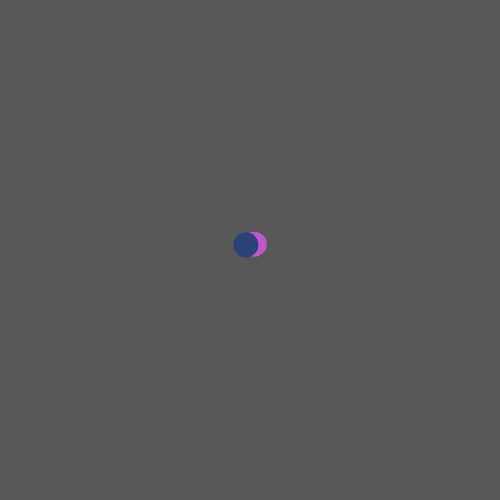
Frame 1 (no input)
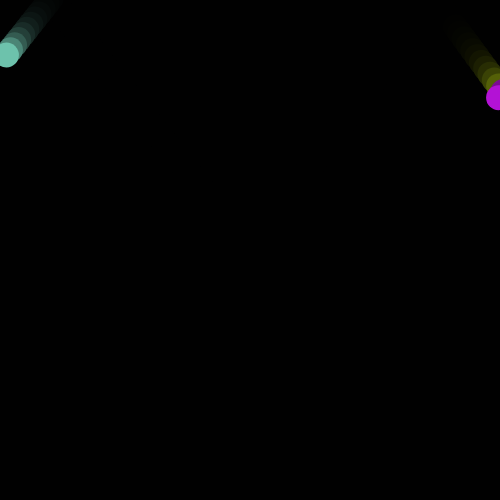
Frame 60 (no input)
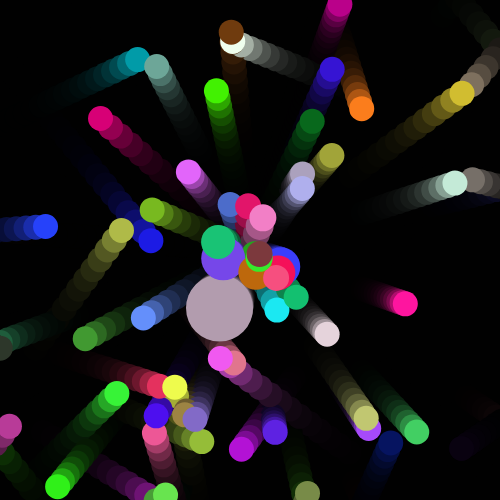
Frame 120 (the mouse pressed at the canvas centre since frame 60)

The p5.js sketch that drew these frames (run headless with seeded random() and noise() and a simulated clock; from frame 60 on, the mouse is pressed at the canvas centre):

// p5.js sketch
// ── sketch.js
/*function preload() {
}

function setup() {
	createCanvas(500, 500);
}

function draw() {
	background(128);

}

foo(); // calling function before it is defined is fine 

function foo() {
	console.log("Hey there, this is foo!");
}

foo();

var a = function() { // variables can store int, float, strings, and even function
	console.log("Hey there");
} 

a();*/
/*
var myPokemon = { 
	name: 'Pikachu', 
	power: 'Electricity',
	alive: true,
	hitPoints: 100, 
	sayHello: function() {
		console.log("Hey there, what's up?");
		console.log("My name is: " + this.name); // 'this' is a reference to the object itself
	} 
};

var myPokemon2 = { 
	name: 'Charmander', 
	power: 'Fire',
	alive: true,
	hitPoints: 50, 
	sayHello: function() {
		console.log("Hey there, what's up?");
		console.log("My name is: " + this.name); // 'this' is a reference to the object itself
	} 
};

console.log(myPokemon);
console.log(myPokemon.name);
console.log(myPokemon["name"]);

myPokemon.sayHello();
myPokemon2.sayHello();
*/
/*
class Pokemon {

	constructor(name, power) { // the constructor class 
		this.name = name;
		this.power = power;
	}

	sayHello() {
		console.log("Hi, my name is " + this.name);
		console.log("My power is " + this.power);
	}
}

var a = new Pokemon("squirtle"); // instantiation 
var b = new Pokemon("eevee", "normal");

b.name = "charmander";

console.log("\n");
console.log(a.name, a.power);
console.log(b.name, b.power);

a.sayHello();
b.sayHello();
*/

var ball1;
var ball2;

var theBalls = [];

function setup () {
	createCanvas(500, 500);
	background(128);
	noStroke();

	ball1 = new Ball(250, 250);
	ball2 = new Ball(250, 250);


	/*for (var i = 0; i < 100; i++) {
		theBalls.push(new Ball(random(0, 500), random(0, 500))); // push balls into the array
	}*/
}

function draw() {

	background(0, 0, 0, 80);

	ball1.move();
	ball1.display();

	ball2.move();
	ball2.display();

	if (mouseIsPressed) {
		var temp = new Ball(mouseX, mouseY);
		theBalls.push(temp);
	}

	for (var i = 0; i < theBalls.length; i++) {
		theBalls[i].move();
		theBalls[i].display();
	}
}

class Ball {

	constructor(startX, startY) {
		// place the ball in the middle of the screen
		this.x = startX;
		this.y = startY;

		this.xSpeed = random(-10, 10);
		this.ySpeed = random(-10, 10);

		this.red = random(0, 255);
		this.green = random(0, 255);
		this.blue = random(0, 255);

		this.size = 25;
	}

	move() {
		this.x += this.xSpeed;
		this.y += this.ySpeed;

		if (dist(this.x, this.y, mouseX, mouseY) < this.size) {
			this.size += 1;
		
			if (this.size > 100) {
				this.size = 100;
			}
		 }
		 else {
		 	this.size -= 1;
		 	if (this.size < 25) {
		 		this.size = 25;
		 	}
		 }

		if (this.x > width || this.x < 0) {
			this.xSpeed *= -1;
			this.red = random(0, 255);
			this.green = random(0, 255);
			this.blue = random(0, 255);
		}
		if (this.y > height || this.y < 0) {
			this.ySpeed *= -1;
			this.red = random(0, 255);
			this.green = random(0, 255);
			this.blue = random(0, 255);
		}
	}

	display() {
		fill(this.red, this.green, this.blue);
		ellipse(this.x, this.y, this.size, this.size);
	}
}
